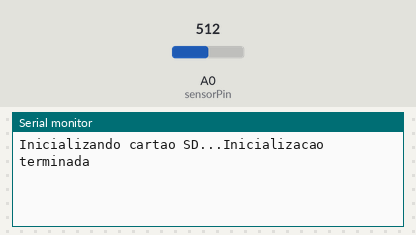
Recording of a sketch running on a simulated Arduino Uno, built with avr-gcc and run on an emulated ATmega328P. On the bench: the last lines printed to the serial monitor. The inputs (shaded band) are chosen by the test bench; at power-on: A0 (sensorPin) = 512. Storage starts empty.

Above: at 1.4 s.
1.5 s: A0 (sensorPin) set to 716
At 3.2 s:
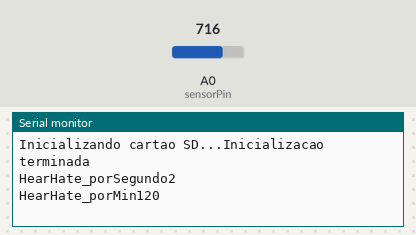
3.5 s: A0 (sensorPin) set to 900
At 5.5 s:
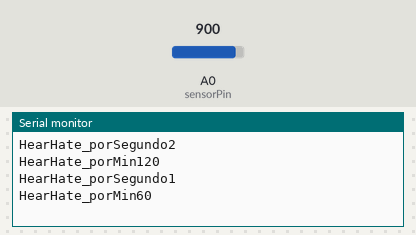
Timing chart, 0 to 7.0 s (numbered marks = the images above; inputs shaded):
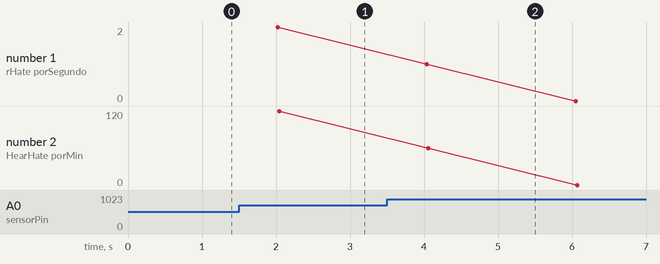

Measured:
- after the input at 1.5 s, the serial monitor: prints a new line after 0.52 s (image 1)
- after the input at 3.5 s, the serial monitor: prints a new line after 0.53 s (image 2)

The sketch:

KY039_Datalogger.ino
```cpp
#include <SPI.h>
#include <SD.h>
#include <stdlib.h>

//Variaveis para cartao SD
const int CS = 4;
char dataString[7];
int sensorPin = 0;
int period = 200;

int HearHate_porSegundo=0;
int HearHate_porMin = 0;
int count = 0;
int countBeat=0;
const int Calibration_Value = 10;

float oldValue = 0;
float rawValue = 0;

File meuArquivo;

void setup()
{

  pinMode(CS, OUTPUT);
  Serial.begin(9600);
  delay(100);

  Serial.print("Inicializando cartao SD...");
  if (!SD.begin(CS))
  {
    Serial.println("Falha na Inicializacao!");
    return;
  }
  Serial.println("Inicializacao terminada");
  delay(100);

}


void loop()
{
   rawValue = analogRead (sensorPin);

   if( abs(rawValue - oldValue) >= Calibration_Value)
   {
      countBeat++;
   }
   count++;

   //cada 1 segundo faz essa conta
   if(count == 10)
   {
      HearHate_porSegundo = countBeat;
      HearHate_porMin =60*countBeat;
      Serial.print("HearHate_porSegundo");
      Serial.println(HearHate_porSegundo);
      Serial.print("HearHate_porMin");
      Serial.println(HearHate_porMin);
      count=0;
      countBeat=0;
      salvaDadosLogger(HearHate_porMin);
   }

  oldValue = rawValue;
  delay(period);
}

bool salvaDadosLogger(int HearHate_porMin)
{
  dtostrf(HearHate_porMin,5,2,dataString);

  if (meuArquivo = SD.open("log.txt",FILE_WRITE))
  {

    //Escreve no cartao SD por meio do objeto meuArquivo
    meuArquivo.println(dataString);
    meuArquivo.close();
  }
  else
  {
    // se o arquivo nao abrir, mostra msg de erro
    Serial.println("Erro ao abrir log.txt");
  }
}
```
